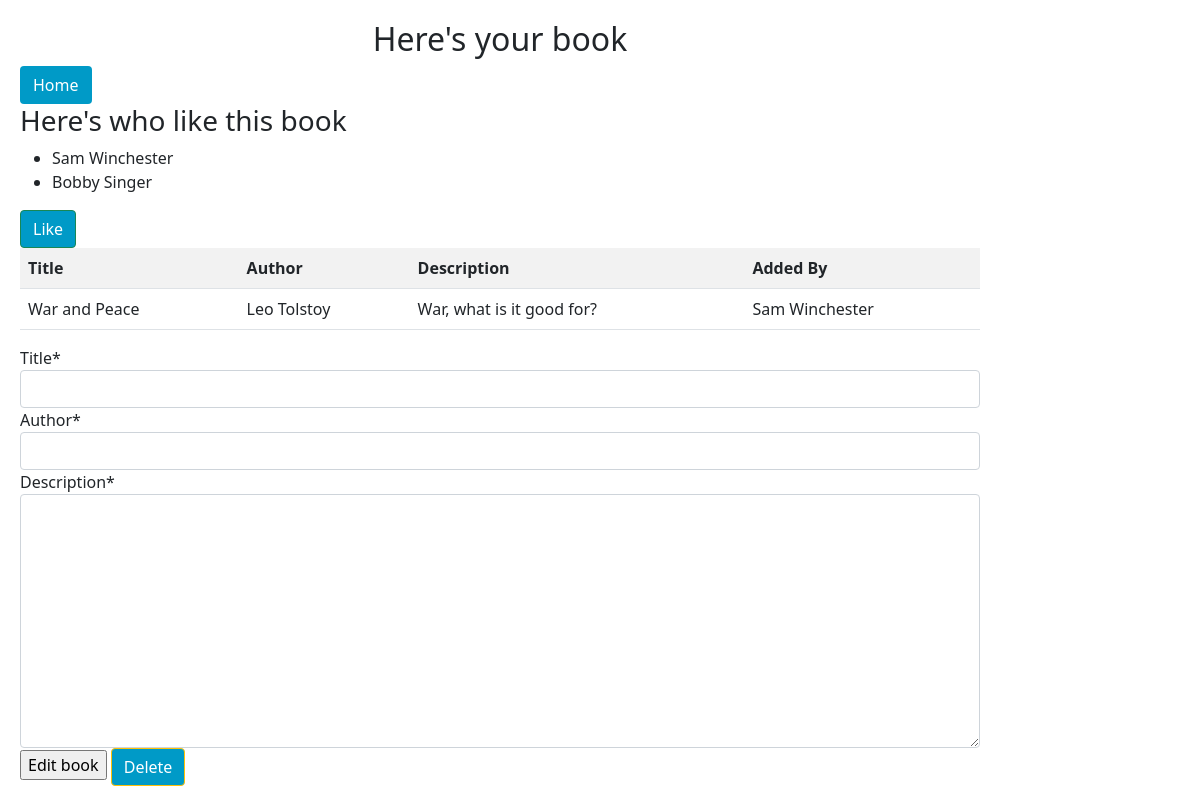
Page /home/49 (signed in) on the committed database.
### fav/models.py (models this page shows)
class User(models.Model):
    first_name = models.TextField(max_length=255)
    last_name = models.TextField(max_length=255)
    email = models.EmailField(max_length=255)
    password = models.CharField(max_length=255)
    created_at = models.DateTimeField(auto_now_add=True)
    updated_at = models.DateTimeField(auto_now=True)
    objects = UserManager()

class Book(models.Model):
    title = models.CharField(max_length=255)
    author = models.CharField(null=True, max_length=255)
    description = models.CharField(max_length=255)
    created_at = models.DateTimeField(auto_now_add=True)
    updated_at = models.DateTimeField(auto_now=True)
    uploaded_by = models.ForeignKey(User, related_name="books_uploaded", on_delete=models.CASCADE)
    users_who_like = models.ManyToManyField(User, related_name="liked_books")
    objects = BookManager()

### fav/views.py (the view)
# urls.py: path('home/<int:book_id>', views.book),
def book(request, book_id):
    form = BookForm()
    context = {
        'book': Book.objects.get(id=book_id),
        'user': User.objects.get(id=request.session['user_id']),
        'bookform' : form,
    }
    return render(request, "book.html", context)

### fav/forms.py
class BookForm(forms.Form):
    title = forms.CharField(max_length=255)
    author = forms.CharField(max_length=255)
    description = forms.CharField(widget = forms.Textarea, max_length=255)

### fav/templates/book.html (shortened to what this page needs)
{% load crispy_forms_tags %}
<!DOCTYPE html>
<html>
    <head>
        {% load static %}
        <link href="https://cdn.jsdelivr.net/npm/bootstrap@5.0.0/dist/css/bootstrap.min.css" rel="stylesheet">
        <link rel="stylesheet" href="{% static 'css/style.css' %}">
    </head>
    <body>
        <div id="wrapper">
            <h2>Here's your book</h2>
            <a href="/home"><button class="btn">Home</button></a>
            <h3>Here's who like this book</h3>
                <ul>
                    {% for liked in book.users_who_like.all %}
                    <li>{{liked.first_name}} {{liked.last_name}}</li>
                    {% endfor %}
                </ul>
                {% if user in book.users_who_like.all %}
                <a href="/home/{{book.id}}/unfavorite" role="button" class="btn btn-warning">Dislike</a>
                {% else %}
                <a href="/home/{{book.id}}/favorite" role="button" class="btn btn-success">Like</a>
                {% endif %}
            <table class="table table-striped">
                <tr>
                    <th scope="col">Title</th>
                    <th scope="col">Author</th>
                    <th scope="col">Description</th>
                    <th scope="col">Added By</th>
                </tr>
                <tr>
                    <td>{{book.title}}</td>
                    <td>{{book.author}}</td>
                    <td>{{book.description}}</td>
                    <td>{{book.uploaded_by.first_name}} {{book.uploaded_by.last_name}}</td>
                </tr>
            </table>
            <div>
                <form action="/home/{{book.id}}/editbook" method="POST">
                    {{bookform|crispy}}
                    <input type="submit" value="Edit book">
                    <a href="/home/{{book.id}}/delete" class="btn btn-warning" method="POST">Delete</a>
                </form>
            </div>
        </div>
    </body>
</html>

### fav/static/css/style.css (style rules this page uses)
h2 { text-align: center; align-self: center; }
#wrapper { width: 1000px; padding: 20px; }
.btn { background-color: #009ac7; color: white; }

### rows in the picture
User: first_name "Sam", last_name "Winchester"
User: first_name "Bobby", last_name "Singer"
Book: title "War and Peace", author "Leo Tolstoy", description "War, what is it good for?", uploaded_by.first_name "Sam", uploaded_by.last_name "Winchester"
